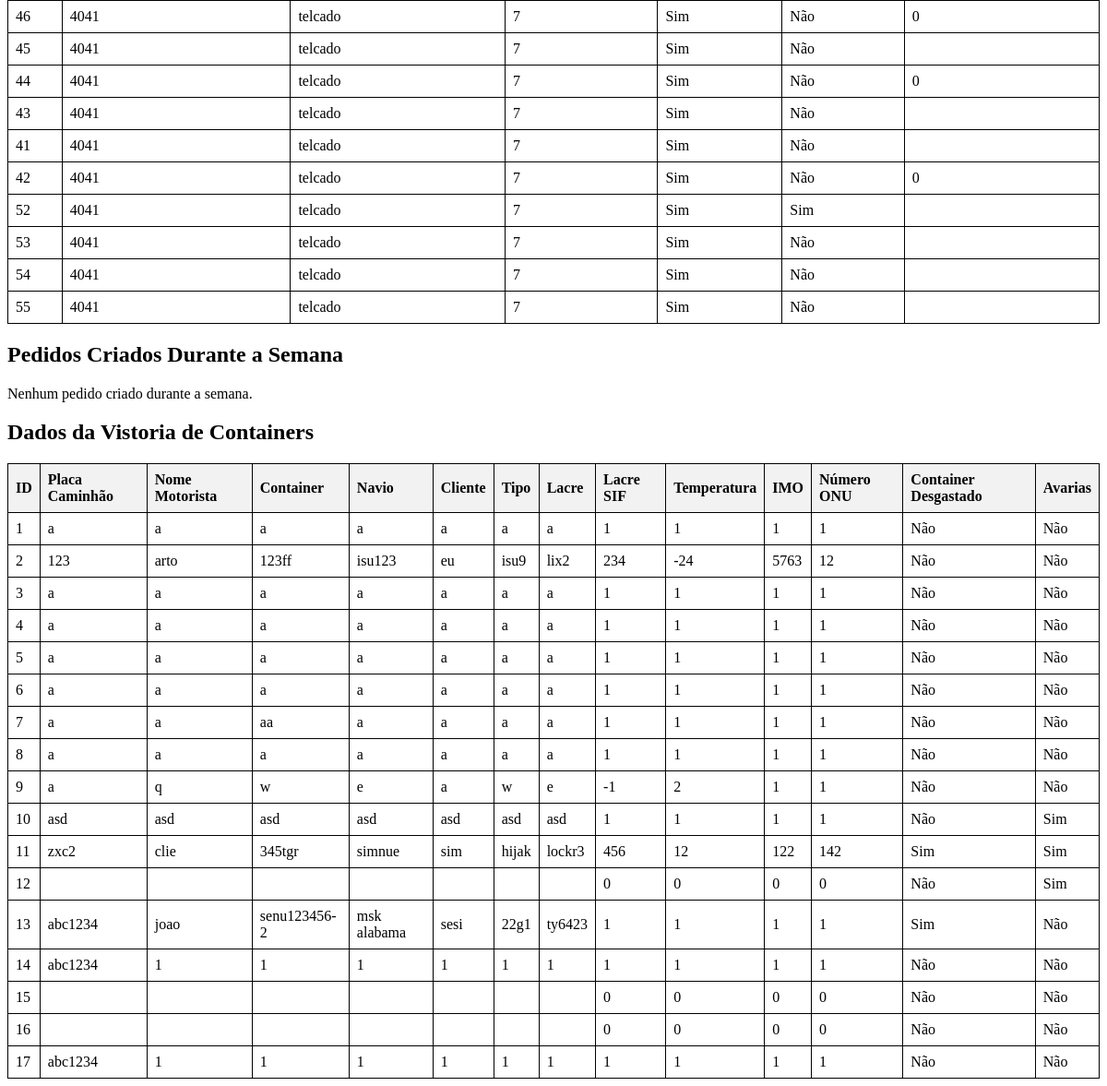
/SENAI_LOGISTICA/home/relatorios/relatorios.php (lower part), run on an earlier commit of the app's database.
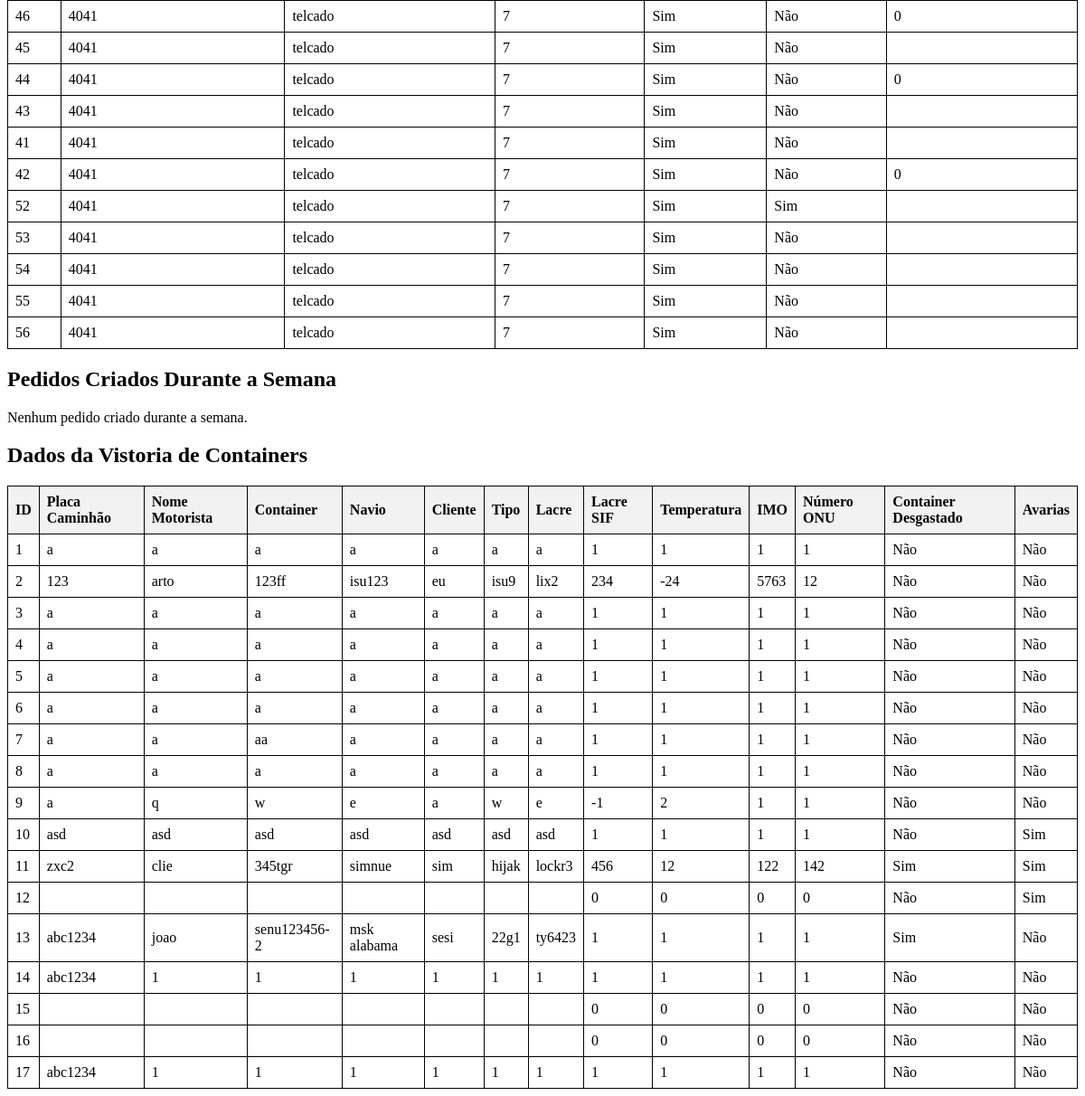
And on a later commit of the database.
### tables this page shows
CREATE TABLE `vistoriacarga` (
  `id` int(11) NOT NULL,
  `pedidob` varchar(50) NOT NULL,
  `nome_produto` varchar(50) NOT NULL,
  `qtd_prod` int(11) NOT NULL,
  `avariado` tinyint(4) DEFAULT NULL,
  `faltando` tinyint(50) NOT NULL,
  `observacoes` varchar(50) DEFAULT NULL,
  `data_registro` date DEFAULT NULL
);

CREATE TABLE `vistoriaconferenciacontainer` (
  `id` int(11) NOT NULL,
  `PlacaCaminhao` varchar(8) DEFAULT NULL,
  `NomeMotorista` varchar(55) DEFAULT NULL,
  `Container` varchar(15) DEFAULT NULL,
  `Navio` varchar(15) DEFAULT NULL,
  `Cliente` varchar(55) DEFAULT NULL,
  `Tipo` varchar(5) DEFAULT NULL,
  `Lacre` varchar(9) NOT NULL,
  `LacreSif` int(7) NOT NULL,
  `Temperatura` int(4) DEFAULT NULL,
  `IMO` int(5) DEFAULT NULL,
  `NumeroOnu` int(6) DEFAULT NULL,
  `ContainerDesgastado` tinyint(1) DEFAULT NULL,
  `AvariaLateralDireita` tinyint(1) DEFAULT NULL,
  `AvariaLateralEsquerda` tinyint(1) DEFAULT NULL,
  `AvariaTeto` tinyint(1) DEFAULT NULL,
  `AvariaFrentre` tinyint(1) DEFAULT NULL,
  `SemLacre` tinyint(1) DEFAULT NULL,
  `AdesivoAvariado` tinyint(1) DEFAULT NULL,
  `ExcessoAltura` tinyint(1) DEFAULT NULL,
  `ExcessoDireita` tinyint(1) DEFAULT NULL,
  `ExcessoEsquerda` tinyint(1) DEFAULT NULL,
  `ExcessoFrontal` tinyint(1) DEFAULT NULL,
  `PainelAvariado` tinyint(1) DEFAULT NULL,
  `SemCaboEnergia` tinyint(1) DEFAULT NULL,
  `SemLona` tinyint(1) DEFAULT NULL,
  `data` date DEFAULT NULL
);

### SENAI_LOGISTICA/home/relatorios/relatorios.php (the view, shortened to what this page needs)
<!DOCTYPE html>
<html>
<head>
</head>
<body>
    <?php
    $servername = "localhost";
    $username = "root";
    $password = "root";
    $dbname = "senai";
    $conn = new mysqli($servername, $username, $password, $dbname);
    $startOfWeek = date('Y-m-d', strtotime('last sunday'));
    $endOfWeek = date('Y-m-d', strtotime('next saturday'));
    $sql = "SELECT id, pedidob, nome_produto, qtd_prod, avariado, faltando, observacoes FROM vistoriacarga WHERE avariado = 1 OR faltando = 1";
    $result = $conn->query($sql);
    if ($result->num_rows > 0) {
        echo "<table>";
        while ($row = $result->fetch_assoc()) {
            echo "<tr>";
            echo "<td>" . htmlspecialchars($row["id"]) . "</td>";
            echo "<td>" . htmlspecialchars($row["pedidob"]) . "</td>";
            echo "<td>" . htmlspecialchars($row["nome_produto"]) . "</td>";
            echo "<td>" . htmlspecialchars($row["qtd_prod"]) . "</td>";
            echo "<td>" . htmlspecialchars($row["avariado"] ? 'Sim' : 'Não') . "</td>";
            echo "<td>" . htmlspecialchars($row["faltando"] ? 'Sim' : 'Não') . "</td>";
            echo "<td>" . htmlspecialchars($row["observacoes"]) . "</td>";
            echo "</tr>";
        }
        echo "</table>";
    } else {
        echo "Nenhum produto avariado ou faltando encontrado.";
    }
    echo "<h2>Pedidos Criados Durante a Semana</h2>";
    $sql = "SELECT pedido, data_entrega, data_pedido, observacoes FROM pedidos WHERE data_pedido BETWEEN '$startOfWeek' AND '$endOfWeek'";
    $result = $conn->query($sql);
    if ($result->num_rows > 0) {
        echo "<table>";
        echo "<tr><th>Pedido</th><th>Data de Entrega</th><th>Data do Pedido</th><th>Observações</th></tr>";
        while ($row = $result->fetch_assoc()) {
            echo "<tr>";
            echo "<td>" . htmlspecialchars($row["pedido"]) . "</td>";
            echo "<td>" . htmlspecialchars($row["data_entrega"]) . "</td>";
            echo "<td>" . htmlspecialchars($row["data_pedido"]) . "</td>";
            echo "<td>" . htmlspecialchars($row["observacoes"]) . "</td>";
            echo "</tr>";
        }
        echo "</table>";
    } else {
        echo "Nenhum pedido criado durante a semana.";
    }
    echo "<h2>Dados da Vistoria de Containers</h2>";
    $sql = "SELECT * FROM vistoriaconferenciacontainer";
    $result = $conn->query($sql);
    if ($result->num_rows > 0) {
        echo "<table>";
        echo "<tr><th>ID</th><th>Placa Caminhão</th><th>Nome Motorista</th><th>Container</th><th>Navio</th><th>Cliente</th><th>Tipo</th><th>Lacre</th><th>Lacre SIF</th><th>Temperatura</th><th>IMO</th><th>Número ONU</th><th>Container Desgastado</th><th>Avarias</th></tr>";
        while ($row = $result->fetch_assoc()) {
            echo "<tr>";
            echo "<td>" . htmlspecialchars($row["id"]) . "</td>";
            echo "<td>" . htmlspecialchars($row["PlacaCaminhao"]) . "</td>";
            echo "<td>" . htmlspecialchars($row["NomeMotorista"]) . "</td>";
            echo "<td>" . htmlspecialchars($row["Container"]) . "</td>";
            echo "<td>" . htmlspecialchars($row["Navio"]) . "</td>";
            echo "<td>" . htmlspecialchars($row["Cliente"]) . "</td>";
            echo "<td>" . htmlspecialchars($row["Tipo"]) . "</td>";
            echo "<td>" . htmlspecialchars($row["Lacre"]) . "</td>";
            echo "<td>" . htmlspecialchars($row["LacreSif"]) . "</td>";
            echo "<td>" . htmlspecialchars($row["Temperatura"]) . "</td>";
            echo "<td>" . htmlspecialchars($row["IMO"]) . "</td>";
            echo "<td>" . htmlspecialchars($row["NumeroOnu"]) . "</td>";
            echo "<td>" . htmlspecialchars($row["ContainerDesgastado"] ? 'Sim' : 'Não') . "</td>";
            echo "<td>" . htmlspecialchars($row["AvariaLateralDireita"] || $row["AvariaLateralEsquerda"] || $row["AvariaTeto"] || $row["AvariaFrentre"] ? 'Sim' : 'Não') . "</td>";
            echo "</tr>";
        }
        echo "</table>";
    } else {
        echo "Nenhuma vistoria de container encontrada.";
    }
    $relatorioConteudo = ob_get_contents();
    echo $relatorioConteudo;
    ?>
</body>
</html>

What changed in the data, as far as the page shows it:
now on this page (row edited): vistoriacarga: id "56", pedidob "4041", nome_produto "telcado", qtd_prod "7", avariado "Sim", faltando "Não"
